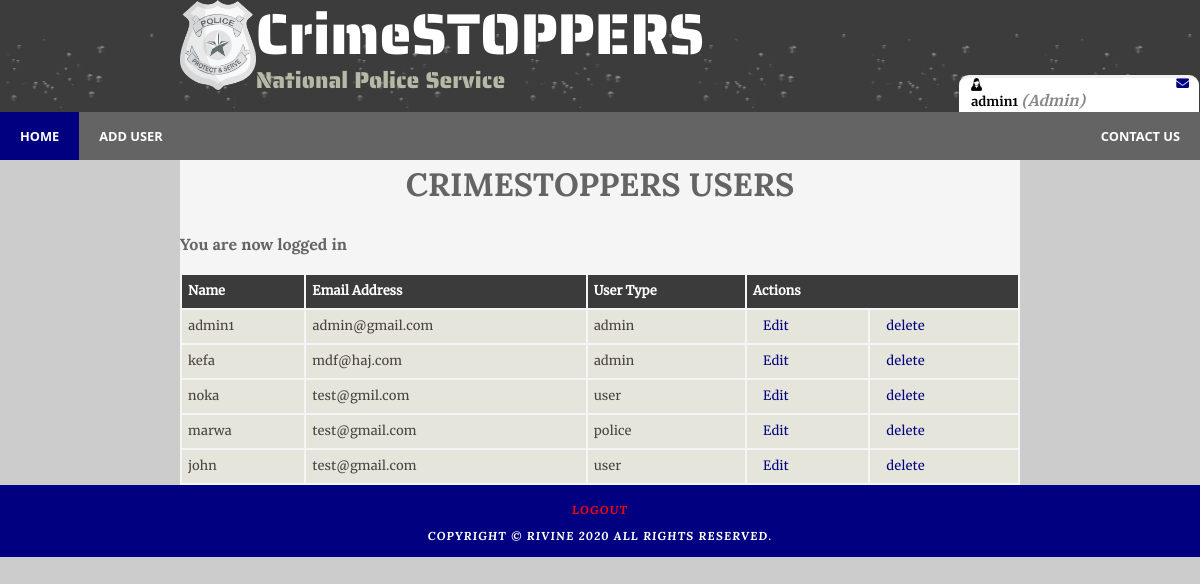
The app's page /admin/home.php (signed in) with its own data.
### tables this page shows
CREATE TABLE `users` (
  `id` int(11) NOT NULL,
  `username` varchar(100) NOT NULL,
  `email` varchar(100) NOT NULL,
  `user_type` varchar(20) NOT NULL,
  `password` varchar(100) NOT NULL
);

### admin/home.php (the view, shortened to what this page needs)
<?php
include('../functions.php');
?>
<!DOCTYPE html>
<html>
<head>
	<link rel="stylesheet" type="text/css" href="../css/style.css" />
	<link rel="stylesheet" type="text/css" href="../css/font-awesome.min.css" />
	<link rel="stylesheet" type="text/css" href="../css/button.css" />
</head>
<body>
	<div id="main">
		<div id="header">
			<div id="logo">
				<div class="logo_img">
					<img src="../img/logo.png" alt="NPS Logo" height="auto" width="13%"></img>
					<div id="logo_text">
						<h1><a class="logo_colour" href="../index.php">CrimeSTOPPERS</a></h1>
						<h2>National Police Service</h2>
					</div>
				</div>
			</div>
			<div class="profile_info">
				<figure class="user_avatar"><img src="../img/admin_profile.png" width="5%">
					<span style="float: right;">
						<a href="../chat_box/chat_list.php"><i class="fa fa-envelope"></i></a>
					</span>
				</figure>
				<div class="user_info">
					<?php if (isset($_SESSION['user'])) : ?>
						<strong><?php echo $_SESSION['user']['username']; ?></strong>
						<small style="font-size:15px">
							<i style="color: #888;">(<?php echo ucfirst($_SESSION['user']['user_type']); ?>)</i>
						</small>
					<?php endif ?>
				</div>
			</div>
			<div id="navbar">
				<nav>
					<ul id="menu">
						<li class="selected"><a href="home.php">Home</a></li>
						<li><a href="create_user.php">add user</a></li>
						<li style="float: right;"><a href="#">Contact Us</a></li>
					</ul>
				</nav>
			</div>
		</div>
		<div id="site_content" class="content">
			<div align="center" class="header">
				<h1>CrimeSTOPPERS Users</h1>
			</div>
			<?php if (isset($_SESSION['success'])) : ?>
				<div class="error success">
					<h3>
						<?php
						echo $_SESSION['success'];
						?>
					</h3>
				</div>
			<?php endif ?>
			<?php $results = mysqli_query($db, "SELECT * FROM users"); ?>
			<table id="user_list">
				<thead>
					<tr>
						<th>Name</th>
						<th>Email Address</th>
						<th>User Type</th>
						<th colspan="2">Actions</th>
					</tr>
				</thead>
				<?php while ($row = mysqli_fetch_array($results)) { ?>
					<tr>
						<td><?php echo $row['username']; ?></td>
						<td><?php echo $row['email']; ?></td>
						<td><?php echo $row['user_type']; ?></td>
						<td>
							<a href="edit.php?id=<?php echo $row['id']; ?>" class="edit_btn">Edit</a>
						</td>
						<td>
							<a href="delete.php?id=<?php echo $row['id']; ?>" class="edit_btn">delete</a>
						</td>
					</tr>
				<?php } ?>
			</table>
		</div>
	</div>
	<div id="footer">
		<a href="../login.php" style="color: red;">logout</a>
		<br><br>
		<p>Copyright &copy; Rivine <?php echo date("Y"); ?> All Rights Reserved.</p>
	</div>
</body>
</html>

### css/style.css (style rules this page uses)
html { width: 100%; height: fit-content; }
* { margin: 0; padding: 0; box-sizing: border-box; }
body { background-repeat: round; font: normal 0.8em "merriweather-regular", arial, sans-serif; background: url(../img/background.png) #ccc; color: black; }
p { padding: 0 0 20px 0; line-height: 1.7em; }
img { border: 0; }
a.logo_colour { text-decoration: none; color: white; }
ul#menu { list-style-type: none; }
nav { position: relative; width: 100%; height: max-content; overflow: hidden; background: #646464; }
nav li { float: left; }
nav li a, .slide_link { display: block; padding: 8px; color: white; text-align: center; padding: 15px 20px; text-decoration: none; font-family: "Segoe UI", Tahoma, Geneva, Verdana, sans-serif; text-transform: uppercase; font-weight: bold; }
h1, h2, h3, h4, h5, h6 { font: normal 179% "lora-bold", arial, sans-serif; color: #646464; margin: 0 0 15px 0; padding: 15px 0 5px 0; }
h2 { font: normal 155% "lora-bold", arial, sans-serif; color: #3091e0; }
h3 { font: normal 125% "lora-bold", arial, sans-serif; }
a { outline: none; text-decoration: underline; color: navy; }
#main, #logo, #menubar, #site_content, #content_footer, .slideshow-container, #footer { margin-left: auto; margin-right: auto; }
#main { padding-bottom: 0px; }
#header { background: #6f655f url(../img/header.png); height: 140px; }
.header { text-transform: uppercase; font-size: large; }
#logo { width: 840px; position: relative; height: 80%; }
#logo #logo_text { display: inline-block; position: absolute; font-weight: bolder; font-size: 150%; }
#logo h1, #logo h2 { font: normal 300% "saira_stencil_one-regular", arial, sans-serif; border-bottom: 0; text-transform: none; margin: 0; }
#logo_text h1, #logo_text h1 a { padding: 8px 0 0 0; text-decoration: none; }
#logo_text h2 { font-size: 120%; padding: 4px 0 0 0; color: #b7b9a7; }
#logo .logo_img { display: inline-block; position: absolute; }
#site_content { padding-top: 15px; width: 70%; height: fit-content; overflow: hidden; background: rgb(245, 245, 245); }
.selected { background-color: navy; color: lightgray; }
#footer { width: 100%; font: normal 90% "lora-bolditalic", arial, sans-serif; height: fit-content; padding: 20px 0 5px 0; text-align: center; background: navy; color: #fff; text-transform: uppercase; letter-spacing: 0.1em; }
#footer p { padding: 0 0 5px 0; }
#footer a { color: #888; text-decoration: none; }
a { text-decoration: none; padding: 10px; cursor: pointer; }
#user_list { width: 100%; }
table tr th, table tr td { background: #3b3b3b; color: #fff; padding: 10px 6px; text-align: left; }
table tr td { background: #e5e5db; color: #47433f; border: 0px solid; }
.user_info, .user_avatar { margin-left: 5%; }
.profile_info { position: absolute; border-top: 3px solid #f1f1f1; border-bottom: 0px solid #f1f1f1; border-radius: 10px 10px 0 0; max-width: 20%; top: 75px; right: 1px; font-family: "merriweather-bold", Arial, Helvetica, sans-serif; font-weight: bold; background-color: white; transition: 0.3s; padding-bottom: 5px; }

### records on screen
users: username "admin1", email "admin@gmail.com", user_type "admin"
users: username "kefa", email "mdf@haj.com", user_type "admin"
users: username "noka", email "test@gmil.com", user_type "user"
users: username "marwa", email "test@gmail.com", user_type "police"
users: username "john", email "test@gmail.com", user_type "user"

### other values on screen
$_SESSION['user']['username'] "admin1"
$_SESSION['user']['user_type'] "Admin"
$_SESSION['success'] "You are now logged in"
